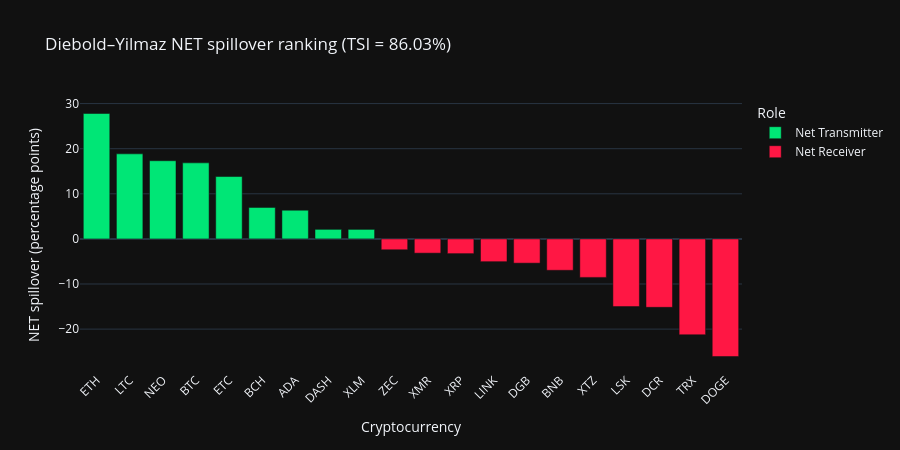

The notebook cell saved with this chart:
### Markdown cell above
## 3. NET connectedness ranking (transmitters vs receivers)

### Code cell
net_spillover = spillover_results["net_spillover"].sort_values(ascending=False)
net_df = pd.DataFrame({
    "Asset": net_spillover.index, "Net_Spillover": net_spillover.values,
    "TO": spillover_results["to_others"][net_spillover.index].values,
    "FROM": spillover_results["from_others"][net_spillover.index].values,
    "Role": ["Net Transmitter" if v > 0 else "Net Receiver" for v in net_spillover.values]})
fig = px.bar(net_df, x="Asset", y="Net_Spillover", color="Role",
             color_discrete_map={"Net Transmitter": "#00e676", "Net Receiver": "#ff1744"},
             title=f"Diebold–Yilmaz NET spillover ranking (TSI = {tsi:.2f}%)",
             labels={"Net_Spillover": "NET spillover (percentage points)", "Asset": "Cryptocurrency"})
fig.update_layout(height=450, xaxis_tickangle=-45)
fig.show()

transmitters = net_spillover[net_spillover > 0]
print("Top 3 net transmitters:")
for a, v in transmitters.head(3).items():
    print(f"  ▲ {a:5s} {v:+6.2f} pp")
print("Top 3 net receivers:")
for a, v in net_spillover.tail(3)[::-1].items():
    print(f"  ▼ {a:5s} {v:+6.2f} pp")

### Figure 1 — Plotly figure (JSON) as saved in the notebook; plotly's stock layout.template omitted (floating-point values rounded to 4 significant figures)
{"data": [{"hovertemplate": "Role=Net Transmitter<br>Cryptocurrency=%{x}<br>NET spillover (percentage points)=%{y}<extra></extra>", "legendgroup": "Net Transmitter", "marker": {"color": "#00e676", "pattern": {"shape": ""}}, "name": "Net Transmitter", "orientation": "v", "showlegend": true, "textposition": "auto", "type": "bar", "x": ["ETH", "LTC", "NEO", "BTC", "ETC", "BCH", "ADA", "DASH", "XLM"], "xaxis": "x", "y": [27.8, 18.86, 17.33, 16.86, 13.83, 6.97, 6.358, 2.118, 2.107], "yaxis": "y"}, {"hovertemplate": "Role=Net Receiver<br>Cryptocurrency=%{x}<br>NET spillover (percentage points)=%{y}<extra></extra>", "legendgroup": "Net Receiver", "marker": {"color": "#ff1744", "pattern": {"shape": ""}}, "name": "Net Receiver", "orientation": "v", "showlegend": true, "textposition": "auto", "type": "bar", "x": ["ZEC", "XMR", "XRP", "LINK", "DGB", "BNB", "XTZ", "LSK", "DCR", "TRX", "DOGE"], "xaxis": "x", "y": [-2.405, -3.156, -3.266, -5.051, -5.374, -6.958, -8.531, -15.01, -15.17, -21.25, -26.07], "yaxis": "y"}], "layout": {"barmode": "relative", "height": 450, "legend": {"title": {"text": "Role"}, "tracegroupgap": 0}, "title": {"text": "Diebold–Yilmaz NET spillover ranking (TSI = 86.03%)"}, "xaxis": {"anchor": "y", "domain": [0.0, 1.0], "tickangle": -45, "title": {"text": "Cryptocurrency"}}, "yaxis": {"anchor": "x", "domain": [0.0, 1.0], "title": {"text": "NET spillover (percentage points)"}}}}
